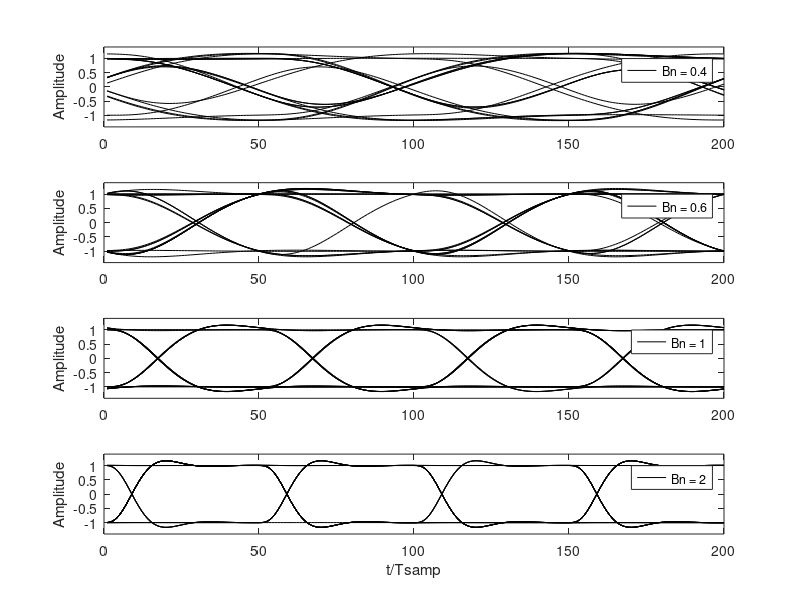

Here is the MATLAB script that generated this plot:
% clean figure and load signal package (only for Octave)
clf
pkg load signal

% simulation parameters:
%  - nr of symbols (must be divisible by 4)
%  - nr of samples per symbol
%  - filter cutoff values (normalized values)
nsym = 100;
nsamp = 50;
bw = [0.4 0.6 1 2];

% for each filter..
for k = 1:length(bw)
  % generate filter coefficients
  lambda = bw(k);
  [b,a] = butter(3,2*lambda/nsamp);

  l = nsym*nsamp;

  % Total sequence length
  y = zeros(1,l-nsamp+1);

  % Initalize random output vector with +1 and -1
  x = 2*round(rand(1,nsym))-1;

  % for each overlap..
  for i = 1:nsym
    % place symbols into vector y
    kk = (i-1)*nsamp+1;
    y(kk) = x(i);
  end
  % zero-order hold
  datavector = conv(y,ones(1,nsamp));

  % apply filter to complite sequence
  filtout = filter(b, a, datavector);

  % splice sequence into sub-sequences of 4 symbols
  datamatrix = reshape(filtout, 4*nsamp, nsym/4);

  % discart the first 6 sub-sequences
  datamatrix1 = datamatrix(:, 6:(nsym/4));

  % plot and format
  subplot(length(bw),1,k)
  plot(datamatrix1, 'k')
  ylabel('Amplitude')
  axis([0 200 -1.4 1.4])
  legend(['Bn = ', num2str(lambda)])
  if k == 4
    xlabel('t/Tsamp')
  end
end
